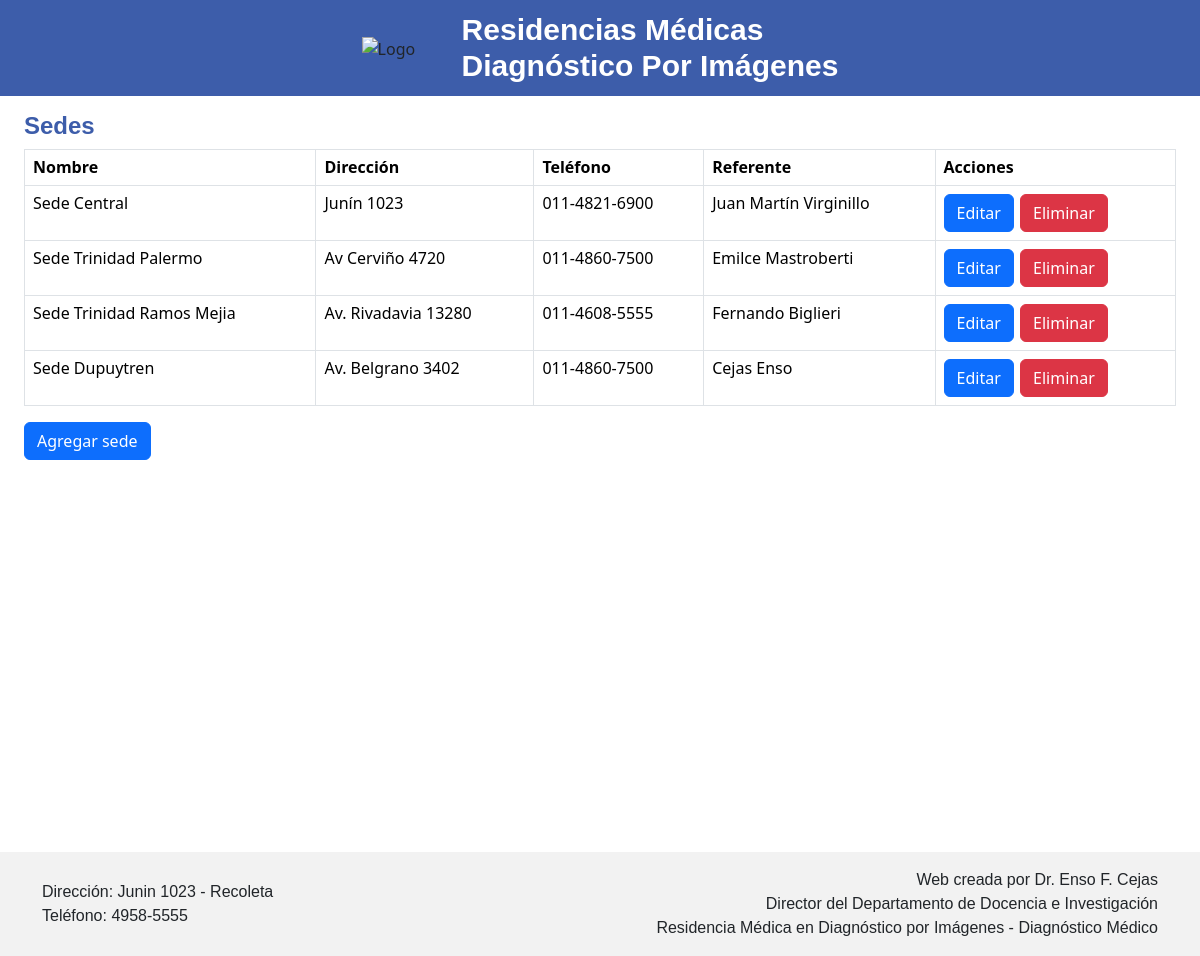
/sedes/, run on an earlier commit of the app's database.
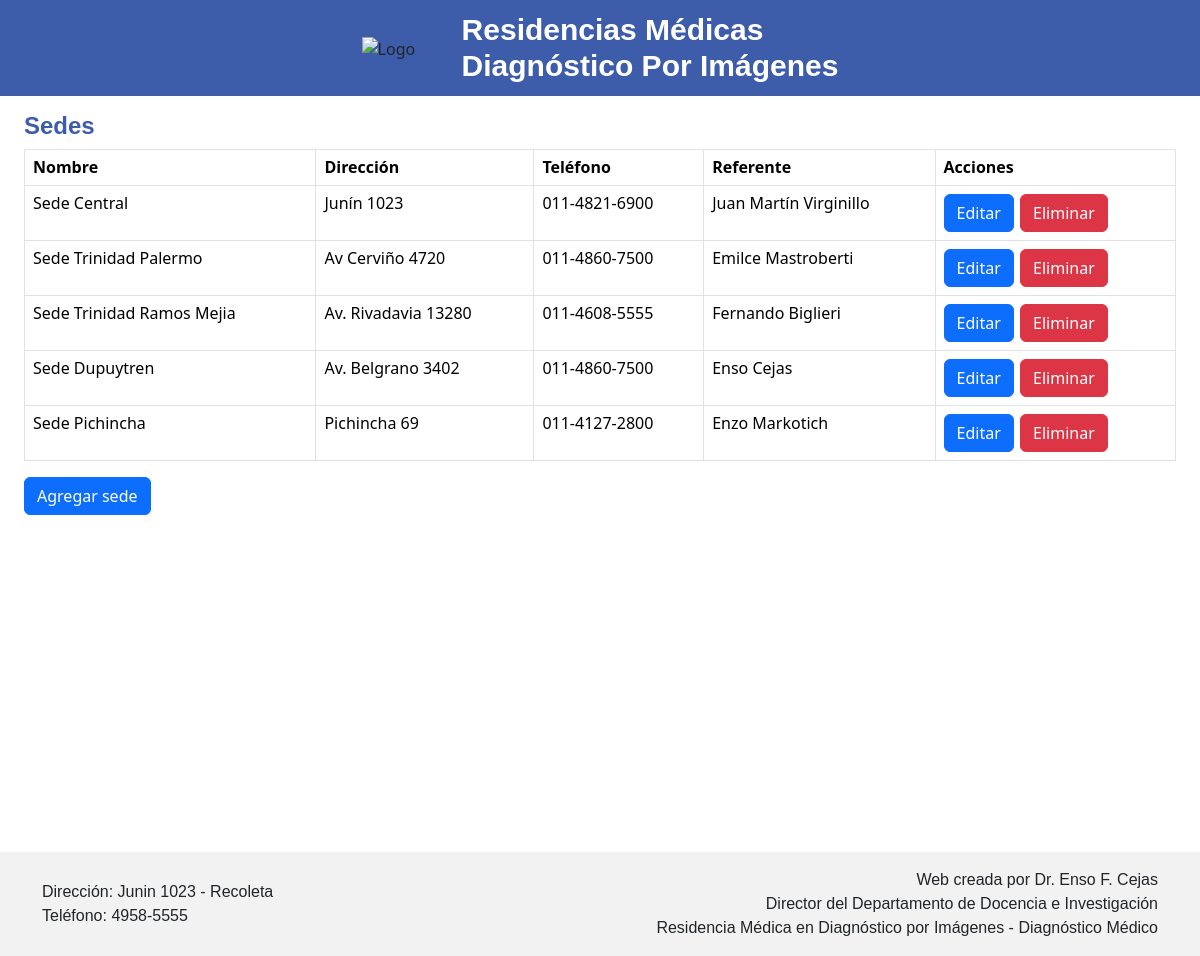
And on a later commit of the database.
### residentesdm/models.py (models this page shows, shortened)
class Sede(models.Model):
    nombre = models.CharField(max_length=200, unique=True)
    direccion = models.CharField(max_length=200)
    telefono = models.CharField(max_length=200)
    referente = models.CharField(max_length=200)

### residentesdm/views.py (the view)
# urls.py: path('sedes/', views.sedes, name='sedes'),
def sedes(request):
    sedes = Sede.objects.all()
    return render(request, 'sedes.html', {'sedes': sedes})

### residentesdm/templates/sedes.html (shortened to what this page needs)
{% extends "plantillas/base.html" %}
{% load static %}
{% block content %}
<main class="container-fluid mt-3">
    <h4 class="titulosede">Sedes<h4>
        <div class="table-responsive-lg">
            <table class="lassedes table-bordered table">
                <thead>
                    <tr>
                        <th class="fs-6">Nombre</th>
                        <th class="fs-6">Dirección</th>
                        <th class="fs-6">Teléfono</th>
                        <th class="fs-6">Referente</th>
                        <th class="fs-6">Acciones</th>
                    </tr>
                </thead>
                <tbody>
                    {% for sede in sedes %}
                    <tr>
                        <td class="fs-6" data-field="nombre">{{ sede.nombre }}</td>
                        <td class="fs-6" data-field="direccion">{{ sede.direccion }}</td>
                        <td class="fs-6" data-field="telefono">{{ sede.telefono }}</td>
                        <td class="fs-6" data-field="referente">{{ sede.referente }}</td>
                        <td>
                            <button class="btn btn-primary btn-edit" data-id="{{ sede.id }}">Editar</button>
                            <button class="btn btn-danger btn-delete" data-id="{{ sede.id }}">Eliminar</button>
                        </td>
                    </tr>
                    {% endfor %}
                </tbody>
            </table>
        </div>
    <a class="btn btn-primary mt-0" href="{% url 'residentesdm:agregarsede' %}">Agregar sede</a>
</main>
{% endblock %}

What changed in the data, as far as the page shows it:
changed Sede "Sede Dupuytren": referente "Cejas Enso" → "Enso Cejas"
added Sede: nombre "Sede Pichincha", direccion "Pichincha 69", telefono "011-4127-2800", referente "Enzo Markotich"
